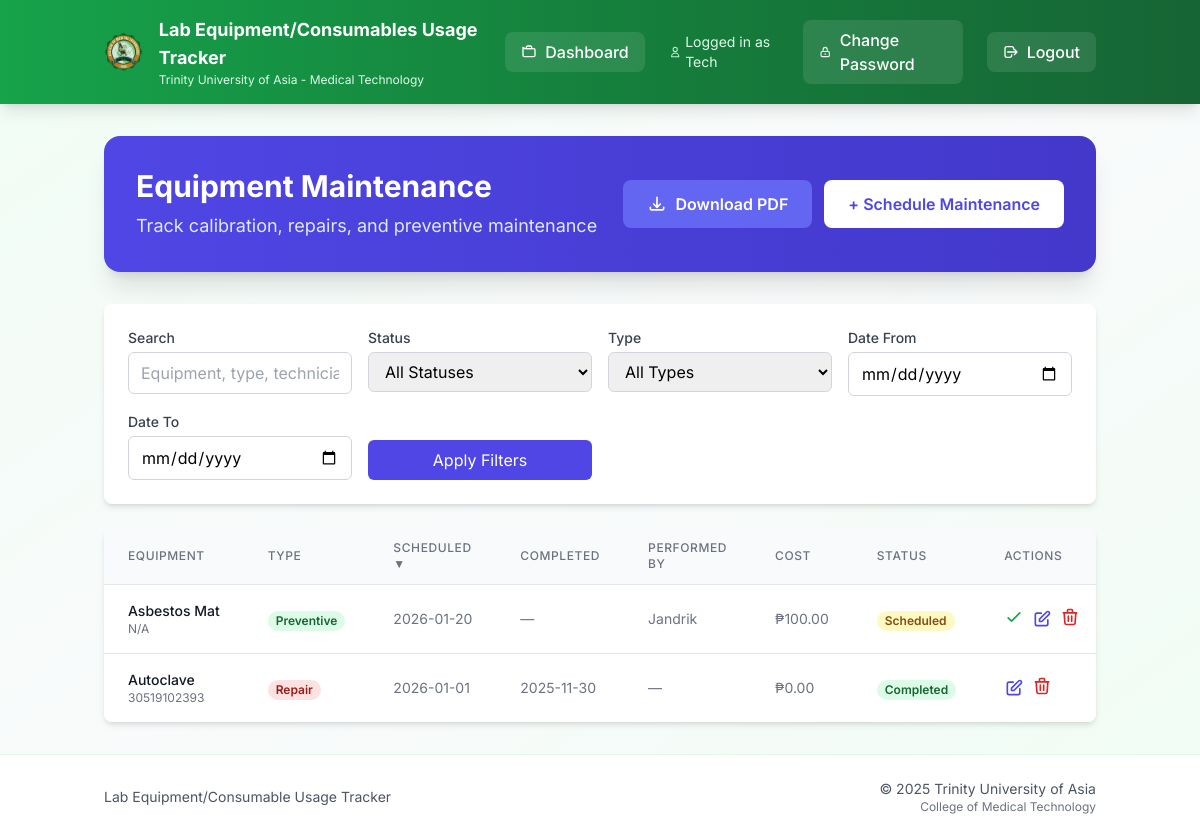
Screenshot of /maintenance (signed in) with the database file from the repository.
### models.py (models this page shows)
class EquipmentMaintenance(db.Model):
    id = db.Column(db.Integer, primary_key=True)
    equipment_id = db.Column(db.Integer, db.ForeignKey('equipment.id'), nullable=False)
    maintenance_type = db.Column(db.String(50), nullable=False)  # 'calibration', 'repair', 'preventive', 'inspection'
    scheduled_date = db.Column(db.Date, nullable=False)
    completed_date = db.Column(db.Date, nullable=True)
    performed_by = db.Column(db.String(200), nullable=True)  # Technician/vendor name
    notes = db.Column(db.Text, nullable=True)
    cost = db.Column(db.Float, nullable=True, default=0.0)
    status = db.Column(db.String(20), nullable=False, default='scheduled')  # 'scheduled', 'completed', 'overdue'
    created_by = db.Column(db.Integer, db.ForeignKey('user.id'), nullable=False)
    created_at = db.Column(db.DateTime, default=db.func.current_timestamp())
    equipment = db.relationship('Equipment', backref='maintenance_records')
    creator = db.relationship('User', backref='maintenance_created')

class Equipment(db.Model):
    id = db.Column(db.Integer, primary_key=True)
    description = db.Column(db.String(200), nullable=False)
    qty = db.Column(db.Integer)
    date_purchased = db.Column(db.String(20))
    serial_number = db.Column(db.String(100))
    brand_name = db.Column(db.String(100))
    model = db.Column(db.String(100))
    remarks = db.Column(db.String(100))
    location = db.Column(db.String(200))
    barcode = db.Column(db.String(50), nullable=True)  # Barcode for quick scanning

### app.py (the view, shortened to what this page needs)
@app.route('/maintenance')
def maintenance():
    if session.get('role') not in ['admin', 'tech']:
        return redirect(url_for('dashboard'))
    from datetime import date
    q = request.args.get('q', '').strip()
    sort = request.args.get('sort', 'scheduled_date')
    direction = request.args.get('dir', 'desc').lower()
    direction = 'desc' if direction == 'desc' else 'asc'
    status_filter = request.args.get('status', 'all')  # all, scheduled, completed, overdue
    type_filter = request.args.get('type', 'all')  # all, calibration, repair, preventive, inspection
    date_from = request.args.get('date_from', '').strip()
    date_to = request.args.get('date_to', '').strip()
    sortable_fields = {
        'equipment', 'maintenance_type', 'scheduled_date', 'completed_date',
        'performed_by', 'cost', 'status', 'created_at'
    }
    if sort not in sortable_fields:
        sort = 'scheduled_date'
    query = EquipmentMaintenance.query.outerjoin(Equipment)
    if status_filter != 'all':
        query = query.filter(EquipmentMaintenance.status == status_filter)
    if type_filter != 'all':
        query = query.filter(EquipmentMaintenance.maintenance_type == type_filter)
    if date_from:
        query = query.filter(EquipmentMaintenance.scheduled_date >= date_from)
    if date_to:
        query = query.filter(EquipmentMaintenance.scheduled_date <= date_to)
    if sort == 'equipment':
        sort_col = Equipment.description
    else:
        sort_col = getattr(EquipmentMaintenance, sort)
    query = query.order_by(sort_col.desc() if direction == 'desc' else sort_col.asc())
    records = query.all()
    today = date.today()
    for record in records:
        if record.status == 'scheduled' and record.scheduled_date < today:
            record.status = 'overdue'
    db.session.commit()
    return render_template('maintenance.html',
                         records=records,
                         q=q,
                         sort=sort,
                         dir=direction,
                         status_filter=status_filter,
                         type_filter=type_filter,
                         date_from=date_from,
                         date_to=date_to)

### templates/maintenance.html (shortened to what this page needs)
{% extends "base.html" %}
{% block content %}
<div class="bg-gradient-to-r from-indigo-600 to-indigo-700 rounded-2xl shadow-xl text-white p-8 mb-8">
  <div class="flex items-center justify-between flex-wrap gap-4">
    <div>
      <h1 class="text-3xl font-bold mb-2">Equipment Maintenance</h1>
      <p class="text-indigo-100 text-lg">Track calibration, repairs, and preventive maintenance</p>
    </div>
    <div class="flex items-center gap-3">
      <a href="{{ url_for('export_maintenance_pdf', q=q, status=status_filter, type=type_filter, date_from=date_from, date_to=date_to, sort=sort, dir=dir) }}"
        class="bg-indigo-500 text-white px-6 py-3 rounded-lg font-semibold hover:bg-indigo-400 transition flex items-center gap-2">
        <svg class="h-5 w-5" fill="none" stroke="currentColor" viewBox="0 0 24 24">
          <path stroke-linecap="round" stroke-linejoin="round" stroke-width="2"
            d="M4 16v1a2 2 0 002 2h12a2 2 0 002-2v-1m-4-4l-4 4m0 0l-4-4m4 4V4" />
        </svg>
        Download PDF
      </a>
      {% if session.role in ['admin', 'tech'] %}
      <a href="{{ url_for('add_maintenance') }}"
        class="bg-white text-indigo-600 px-6 py-3 rounded-lg font-semibold hover:bg-indigo-50 transition">
        + Schedule Maintenance
      </a>
      {% endif %}
    </div>
  </div>
</div>
<div class="bg-white rounded-lg shadow-md p-6 mb-6">
  <form method="GET" action="{{ url_for('maintenance') }}" class="grid grid-cols-1 md:grid-cols-4 gap-4">
    <div>
      <label class="block text-sm font-medium text-gray-700 mb-1">Search</label>
      <input type="text" name="q" value="{{ q }}" placeholder="Equipment, type, technician..."
        class="w-full px-3 py-2 border border-gray-300 rounded-md focus:ring-indigo-500 focus:border-indigo-500">
    </div>
    <div>
      <label class="block text-sm font-medium text-gray-700 mb-1">Status</label>
      <select name="status"
        class="w-full px-3 py-2 border border-gray-300 rounded-md focus:ring-indigo-500 focus:border-indigo-500">
        <option value="all" {% if status_filter=='all' %}selected{% endif %}>All Statuses</option>
      </select>
    </div>
    <div>
      <label class="block text-sm font-medium text-gray-700 mb-1">Type</label>
      <select name="type"
        class="w-full px-3 py-2 border border-gray-300 rounded-md focus:ring-indigo-500 focus:border-indigo-500">
        <option value="all" {% if type_filter=='all' %}selected{% endif %}>All Types</option>
      </select>
    </div>
    <div>
      <label class="block text-sm font-medium text-gray-700 mb-1">Date From</label>
      <input type="date" name="date_from" value="{{ date_from }}"
        class="w-full px-3 py-2 border border-gray-300 rounded-md focus:ring-indigo-500 focus:border-indigo-500">
    </div>
    <div>
      <label class="block text-sm font-medium text-gray-700 mb-1">Date To</label>
      <input type="date" name="date_to" value="{{ date_to }}"
        class="w-full px-3 py-2 border border-gray-300 rounded-md focus:ring-indigo-500 focus:border-indigo-500">
    </div>
    <div class="flex items-end">
      <button type="submit" class="w-full bg-indigo-600 text-white px-4 py-2 rounded-md hover:bg-indigo-700 transition">
        Apply Filters
      </button>
    </div>
  </form>
</div>
<div class="bg-white rounded-lg shadow-md overflow-hidden">
  <div class="overflow-x-auto">
    <table class="min-w-full divide-y divide-gray-200">
      <thead class="bg-gray-50">
        <tr>
          <th class="px-6 py-3 text-left text-xs font-medium text-gray-500 uppercase tracking-wider">
            <a href="?sort=equipment&dir={% if sort == 'equipment' and dir == 'asc' %}desc{% else %}asc{% endif %}&q={{ q }}&status={{ status_filter }}&type={{ type_filter }}&date_from={{ date_from }}&date_to={{ date_to }}"
              class="hover:text-gray-700">Equipment </a>
          </th>
          <th class="px-6 py-3 text-left text-xs font-medium text-gray-500 uppercase tracking-wider">
            <a href="?sort=maintenance_type&dir={% if sort == 'maintenance_type' and dir == 'asc' %}desc{% else %}asc{% endif %}&q={{ q }}&status={{ status_filter }}&type={{ type_filter }}&date_from={{ date_from }}&date_to={{ date_to }}"
              class="hover:text-gray-700">Type </a>
          </th>
          <th class="px-6 py-3 text-left text-xs font-medium text-gray-500 uppercase tracking-wider">
            <a href="?sort=scheduled_date&dir={% if sort == 'scheduled_date' and dir == 'asc' %}desc{% else %}asc{% endif %}&q={{ q }}&status={{ status_filter }}&type={{ type_filter }}&date_from={{ date_from }}&date_to={{ date_to }}"
              class="hover:text-gray-700">Scheduled {% if sort == 'scheduled_date' %}{{ '▲' if dir == 'asc' else '▼'
              }}{% endif %}</a>
          </th>
          <th class="px-6 py-3 text-left text-xs font-medium text-gray-500 uppercase tracking-wider">
            <a href="?sort=completed_date&dir={% if sort == 'completed_date' and dir == 'asc' %}desc{% else %}asc{% endif %}&q={{ q }}&status={{ status_filter }}&type={{ type_filter }}&date_from={{ date_from }}&date_to={{ date_to }}"
              class="hover:text-gray-700">Completed </a>
          </th>
          <th class="px-6 py-3 text-left text-xs font-medium text-gray-500 uppercase tracking-wider">
            <a href="?sort=performed_by&dir={% if sort == 'performed_by' and dir == 'asc' %}desc{% else %}asc{% endif %}&q={{ q }}&status={{ status_filter }}&type={{ type_filter }}&date_from={{ date_from }}&date_to={{ date_to }}"
              class="hover:text-gray-700">Performed By </a>
          </th>
          <th class="px-6 py-3 text-left text-xs font-medium text-gray-500 uppercase tracking-wider">
            <a href="?sort=cost&dir={% if sort == 'cost' and dir == 'asc' %}desc{% else %}asc{% endif %}&q={{ q }}&status={{ status_filter }}&type={{ type_filter }}&date_from={{ date_from }}&date_to={{ date_to }}"
              class="hover:text-gray-700">Cost {% if sort == 'cost' %}{{ '▲' if dir == 'asc' else '▼' }}{% endif %}</a>
          </th>
          <th class="px-6 py-3 text-left text-xs font-medium text-gray-500 uppercase tracking-wider">
            <a href="?sort=status&dir={% if sort == 'status' and dir == 'asc' %}desc{% else %}asc{% endif %}&q={{ q }}&status={{ status_filter }}&type={{ type_filter }}&date_from={{ date_from }}&date_to={{ date_to }}"
              class="hover:text-gray-700">Status </a>
          </th>
          <th class="px-6 py-3 text-left text-xs font-medium text-gray-500 uppercase tracking-wider">Actions</th>
        </tr>
      </thead>
      <tbody class="bg-white divide-y divide-gray-200">
        {% if records %}
        {% for record in records %}
        <tr class="hover:bg-gray-50">
          <td class="px-6 py-4 whitespace-nowrap">
            <div class="text-sm font-medium text-gray-900">{{ record.equipment.description if record.equipment else
              'N/A' }}</div>
            <div class="text-xs text-gray-500">{{ record.equipment.serial_number if record.equipment else '' }}</div>
          </td>
          <td class="px-6 py-4 whitespace-nowrap">
            <span class="px-2 inline-flex text-xs leading-5 font-semibold rounded-full
                {% if record.maintenance_type == 'calibration' %}bg-blue-100 text-blue-800
                {% elif record.maintenance_type == 'repair' %}bg-red-100 text-red-800
                {% elif record.maintenance_type == 'preventive' %}bg-green-100 text-green-800
                {% else %}bg-gray-100 text-gray-800{% endif %}">
              {{ record.maintenance_type|title }}
            </span>
          </td>
          <td class="px-6 py-4 whitespace-nowrap text-sm text-gray-500">
            {{ record.scheduled_date.strftime('%Y-%m-%d') }}
          </td>
          <td class="px-6 py-4 whitespace-nowrap text-sm text-gray-500">
            {{ record.completed_date.strftime('%Y-%m-%d') if record.completed_date else '—' }}
          </td>
          <td class="px-6 py-4 whitespace-nowrap text-sm text-gray-500">
            {{ record.performed_by if record.performed_by else '—' }}
          </td>
          <td class="px-6 py-4 whitespace-nowrap text-sm text-gray-500">
            ₱{{ "%.2f"|format(record.cost or 0.0) }}
          </td>
          <td class="px-6 py-4 whitespace-nowrap">
            <span class="px-2 inline-flex text-xs leading-5 font-semibold rounded-full
                {% if record.status == 'completed' %}bg-green-100 text-green-800
                {% elif record.status == 'overdue' %}bg-red-100 text-red-800
                {% else %}bg-yellow-100 text-yellow-800{% endif %}">
              {{ record.status|title }}
            </span>
          </td>
          <td class="px-6 py-4 whitespace-nowrap text-sm font-medium">
            <div class="flex items-center gap-2">
              {% if record.status != 'completed' and session.role in ['admin', 'tech'] %}
              <form method="POST" action="{{ url_for('complete_maintenance', id=record.id) }}" class="inline">
                <button type="submit" class="text-green-600 hover:text-green-900" title="Mark Complete">
                  <svg class="h-5 w-5" fill="none" stroke="currentColor" viewBox="0 0 24 24">
                    <path stroke-linecap="round" stroke-linejoin="round" stroke-width="2" d="M5 13l4 4L19 7" />
                  </svg>
                </button>
              </form>
              {% endif %}
              {% if session.role in ['admin', 'tech'] %}
              <a href="{{ url_for('edit_maintenance', id=record.id) }}" class="text-indigo-600 hover:text-indigo-900"
                title="Edit">
                <svg class="h-5 w-5" fill="none" stroke="currentColor" viewBox="0 0 24 24">
                  <path stroke-linecap="round" stroke-linejoin="round" stroke-width="2"
                    d="M11 5H6a2 2 0 00-2 2v11a2 2 0 002 2h11a2 2 0 002-2v-5m-1.414-9.414a2 2 0 112.828 2.828L11.828 15H9v-2.828l8.586-8.586z" />
                </svg>
              </a>
              <form method="POST" action="{{ url_for('delete_maintenance', id=record.id) }}" class="inline"
                onsubmit="return confirm('Delete this maintenance record?')">
                <button type="submit" class="text-red-600 hover:text-red-900" title="Delete">
                  <svg class="h-5 w-5" fill="none" stroke="currentColor" viewBox="0 0 24 24">
                    <path stroke-linecap="round" stroke-linejoin="round" stroke-width="2"
                      d="M19 7l-.867 12.142A2 2 0 0116.138 21H7.862a2 2 0 01-1.995-1.858L5 7m5 4v6m4-6v6m1-10V4a1 1 0 00-1-1h-4a1 1 0 00-1 1v3M4 7h16" />
                  </svg>
                </button>
              </form>
              {% endif %}
            </div>
          </td>
        </tr>
        {% endfor %}
        {% endif %}
      </tbody>
    </table>
  </div>
</div>
{% endblock %}

### templates/base.html (style rules this page uses)
body { font-family: 'Inter', sans-serif; }
* { transition: all 0.2s ease-in-out; }

### rows the page displays
EquipmentMaintenance: equipment "Asbestos Mat", equipment "N/A", maintenance_type "Preventive", scheduled_date "2026-01-20", completed_date "—", performed_by "Jandrik", cost "100.00", status "Scheduled"
EquipmentMaintenance: equipment "Autoclave", equipment "30519102393", maintenance_type "Repair", scheduled_date "2026-01-01", completed_date "2025-11-30", performed_by "—", cost "0.00", status "Completed"

### other values shown
{{ session.get('role', 'User').title() }} "Tech"
{{ '▲' if dir == 'asc' else '▼' }} "▼"
